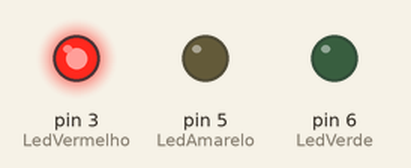
This sketch was run on a simulated Arduino Uno, built with avr-gcc and run on an emulated ATmega328P. Parts: output pins drawn as LEDs (lit = HIGH).

Above: at 1.2 s.
At 3.2 s:
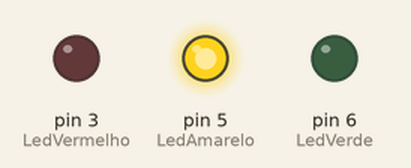
At 4.5 s:
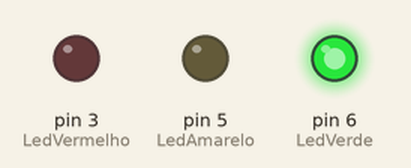
Timing chart, 0 to 6.5 s (numbered marks = the images above):
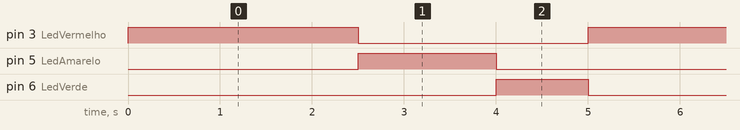

Measured:
- by itself, pin 3 (LedVermelho): alternates HIGH for 2.5 s and LOW for 2.5 s
- by itself, pin 5 (LedAmarelo): alternates HIGH for 1.5 s and LOW for 3.5 s
- by itself, pin 6 (LedVerde): alternates HIGH for 1.0 s and LOW for 4.0 s

The sketch:

aula_02_semaforo.ino
```cpp
int LedVermelho = 3;
int LedAmarelo = 5;
int LedVerde = 6;

void setup() {
  pinMode(LedVermelho, OUTPUT);
  pinMode(LedAmarelo, OUTPUT);
  pinMode(LedVerde, OUTPUT);
}

void loop() {
  // Acender o LED Vermelho
  digitalWrite(LedVermelho, HIGH);  // Liga o LED Vermelho
  digitalWrite(LedAmarelo, LOW);    // Garante que o LED Amarelo esteja apagado
  digitalWrite(LedVerde, LOW);      // Garante que o LED Verde esteja apagado
  delay(2500);                      // Espera por 2.5 segundos

  // Acender o LED Amarelo
  digitalWrite(LedVermelho, LOW);   // Apaga o LED Vermelho
  digitalWrite(LedAmarelo, HIGH);   // Liga o LED Amarelo
  digitalWrite(LedVerde, LOW);      // Garante que o LED Verde esteja apagado
  delay(1500);                      // Espera por 1 segundo

  // Acender o LED Verde
  digitalWrite(LedVermelho, LOW);   // Garante que o LED Vermelho esteja apagado
  digitalWrite(LedAmarelo, LOW);    // Apaga o LED Amarelo
  digitalWrite(LedVerde, HIGH);     // Liga o LED Verde
  delay(1000);                      // Espera por 1.5 segundos

  // Reinicia o ciclo
}
```
